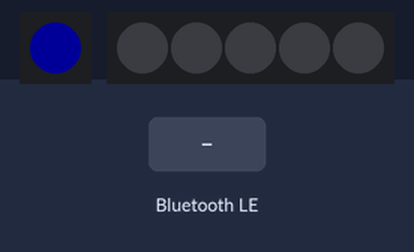
Simulated run of this sketch. Board: ESP32. Shown: 1 RGB LEDs in strip order, left to right, 5 RGB LEDs in strip order, left to right. Inputs (shaded band) come from the test bench. Dim RGB values are drawn brighter than linear; nothing arrives over Bluetooth unless stated; a phone connects over Bluetooth LE 3 s after start.

Above: at 1.2 s.
1.3 s: Bluetooth LE write "one" received
At 2.0 s:
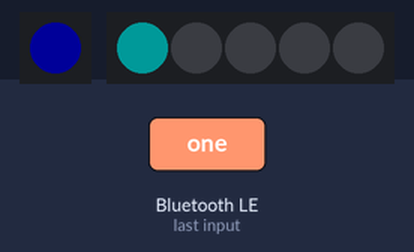
2.8 s: Bluetooth LE write "five" received
At 3.2 s:
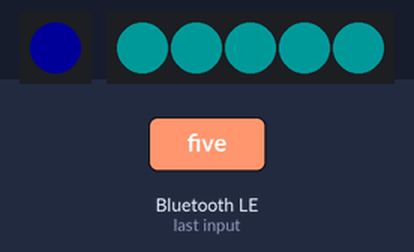
4.3 s: Bluetooth LE write "stop" received
At 5.5 s:
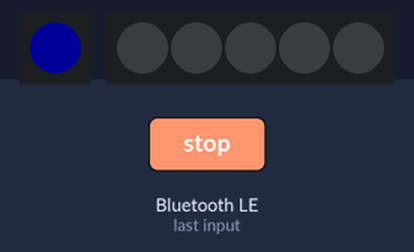
Timing chart, 0 to 7.3 s (numbered marks = the images above; inputs shaded):
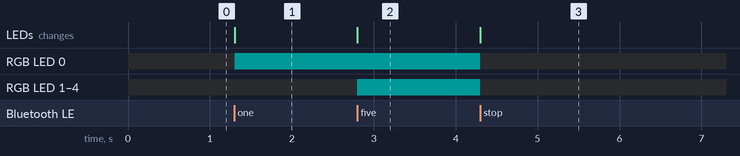

Measured:
- after the input at 1.3 s, RGB LED 0: off → RGB(0, 25, 25) at once; the LEDs: change at once (image 1)
- after the input at 2.8 s, RGB LED 1–4: off → RGB(0, 25, 25) at once; the LEDs: change at once (image 2)
- after the input at 4.3 s, RGB LED 0–4: RGB(0, 25, 25) → off at once; the LEDs: change at once (image 3)

The sketch:

pixels_ble_arduino_code.ino
```cpp
#include <Adafruit_NeoPixel.h>
#include <NimBLEDevice.h>

#define DEBUG false
#define PIXEL_PIN 6

Adafruit_NeoPixel pixels(5, PIXEL_PIN, NEO_GRB + NEO_KHZ800);
Adafruit_NeoPixel statusPixel(1, 8, NEO_GRB + NEO_KHZ800);

uint16_t connHandle;
NimBLEServer *bleServerGlobal;
NimBLECharacteristic *ledChar;

String ledsToGlow;

void updateStatusPixel(int r, int g, int b) {
  statusPixel.setPixelColor(0, r, g ,b);
  statusPixel.show();
}

void setPixelsUpto(int num) {
  for(int i = 0; i < num; i++) {
    pixels.setPixelColor(i, 0, 25, 25);
  }
  for(int i = num; i < 5; i++) {
    pixels.setPixelColor(i, 0, 0, 0);
  }
  pixels.show();
}

class serverCallbacks: public NimBLEServerCallbacks {
  void onConnect(NimBLEServer *bleServer, ble_gap_conn_desc *desc) {
    if(DEBUG) {
      Serial.println("Connected to client");
      Serial.print("Client address: ");
      Serial.println(NimBLEAddress(desc->peer_ota_addr).toString().c_str());
      Serial.print("Connection Handle: ");
      connHandle = desc->conn_handle;
      Serial.println(connHandle);
    }
    NimBLEDevice::stopAdvertising();
    updateStatusPixel(0, 25, 0);
  }

  void onDisconnect(NimBLEServer *bleServer) {
    if(DEBUG) {
      Serial.println("Disconnected from client");
    }
    NimBLEDevice::startAdvertising();
    updateStatusPixel(0, 0, 25);
    setPixelsUpto(0);
    ledsToGlow = "null";
  }
};

class ledCharCallbacks: public NimBLECharacteristicCallbacks {
  void onWrite(NimBLECharacteristic *bleCharacteristic) {
    ledsToGlow = bleCharacteristic->getValue().c_str();
    if(DEBUG) {
      Serial.print("LEDs TO GLOW: ");Serial.println(ledsToGlow);
    }
  }
};

void setup() {
  if(DEBUG) {
    Serial.begin(115200);
  }
  statusPixel.begin();
  updateStatusPixel(0, 0, 25);
  pixels.begin();
  pixels.clear();
  pixels.show();
  NimBLEDevice::init("RSWM");
  NimBLEDevice::setPower(ESP_PWR_LVL_P9, ESP_BLE_PWR_TYPE_ADV);
  NimBLEDevice::setSecurityAuth(false, false, true);
  NimBLEServer *bleServer = NimBLEDevice::createServer();
  bleServerGlobal = bleServer;
  bleServer->setCallbacks(new serverCallbacks());
  NimBLEService *ledService = bleServer->createService("3785");
  ledChar = ledService->createCharacteristic("2161", NIMBLE_PROPERTY::WRITE);
  ledChar->setCallbacks(new ledCharCallbacks());
  ledService->start();
  NimBLEAdvertising *bleAdvertising = NimBLEDevice::getAdvertising();
  bleAdvertising->addServiceUUID("3785");
  bleAdvertising->start();
}

void loop() {
  if(ledsToGlow == "one") {
    setPixelsUpto(1);
  } else if(ledsToGlow == "two") {
    setPixelsUpto(2);
  } else if(ledsToGlow == "three") {
    setPixelsUpto(3);
  } else if(ledsToGlow == "four") {
    setPixelsUpto(4);
  } else if(ledsToGlow == "five") {
    setPixelsUpto(5);
  } else if(ledsToGlow == "stop") {
    setPixelsUpto(0);
  }
}
```
